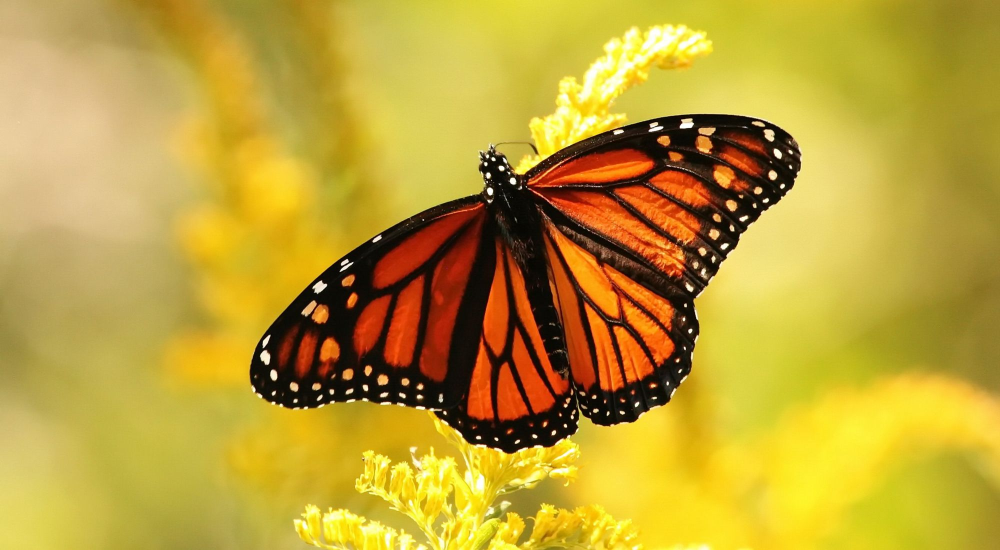
#> input picture butterfly.jpg, 2000 x 1100 px, found by its file name (shown at 1/2 size)
$ python super_resolution.py
#> lines starting #> are read from the running program, lines starting #| are printed output that depends on the picture
import cv2
import numpy as np
import matplotlib.pyplot as plt

# Load the low-resolution image
image_path = '/content/drive/MyDrive/Intellipaat/Computer_Vision/Data/butterfly.jpg'
image = cv2.imread(image_path)
#> image is the input picture: shape (1100, 2000, 3); mean B, G, R 54.9, 159.6, 189.3

# Perform bicubic interpolation
scale_percent = 200, 400  # Scale image by 200%, 400%

for i in scale_percent:
  scale_percent_cur = i

  width = int(image.shape[1] * scale_percent_cur / 100)
  height = int(image.shape[0] * scale_percent_cur / 100)
  dim = (width, height)

  # Resize the image
  upscaled_image = cv2.resize(image, dim, interpolation=cv2.INTER_CUBIC)

  # Save the upscaled image
  cv2.imwrite('upscaled_image_bicubic.jpg', upscaled_image)

  plt.figure(figsize=(20, 10))
  plt.subplot(1, 2, 1)
  plt.imshow(cv2.cvtColor(image, cv2.COLOR_BGRA2RGBA))
  plt.title(f'Original Image Size: {image.shape}/{scale_percent_cur}')
  plt.axis('off')

  plt.subplot(1, 2, 2)
  plt.imshow(cv2.cvtColor(upscaled_image, cv2.COLOR_BGR2RGB))
  plt.title(f'Supper Resolution: size >> {upscaled_image.shape}')
  plt.axis('off')
  plt.show()
#> this loop made 2 passes
#> pass 1, `plt.show()`:
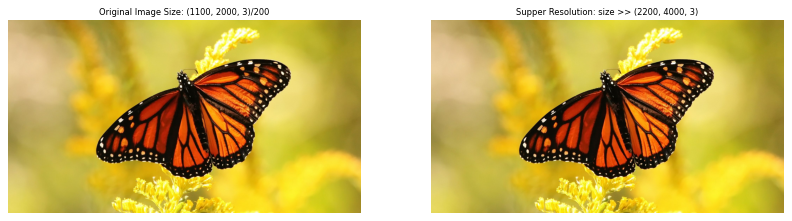
#> figure drawn by matplotlib, 2 panels

$ run again, with A-Sample-Chess-Board.jpg copied over butterfly.jpg
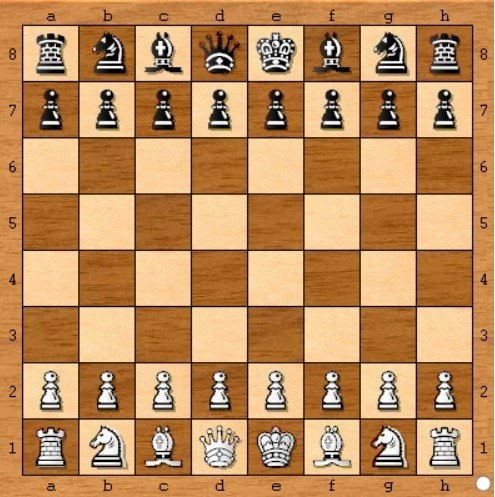
#> input picture A-Sample-Chess-Board.jpg, 495 x 497 px, found by its file name
#> image is the input picture: shape (497, 495, 3); mean B, G, R 92, 140.9, 189.6
#> the loop `for i in scale_percent:` made 2 passes
#> pass 1, `plt.show()`:
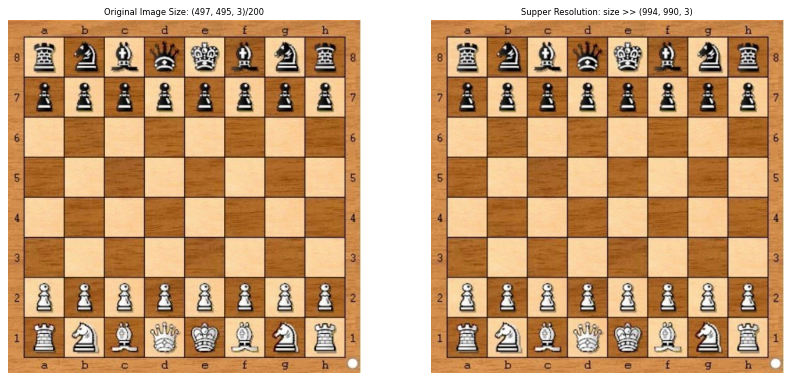
#> figure drawn by matplotlib, 2 panels
#> pass 2, `upscaled_image = cv2.resize(image, dim, interpolation=cv2.INTER_CUBIC)`:
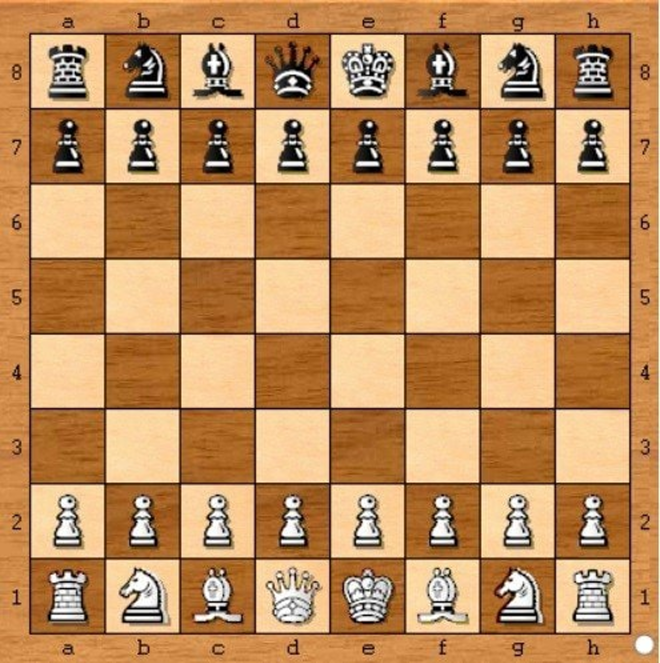
#> upscaled_image: shape (1988, 1980, 3) (shown at 1/3 size); mean B, G, R 92.1, 140.9, 189.5
